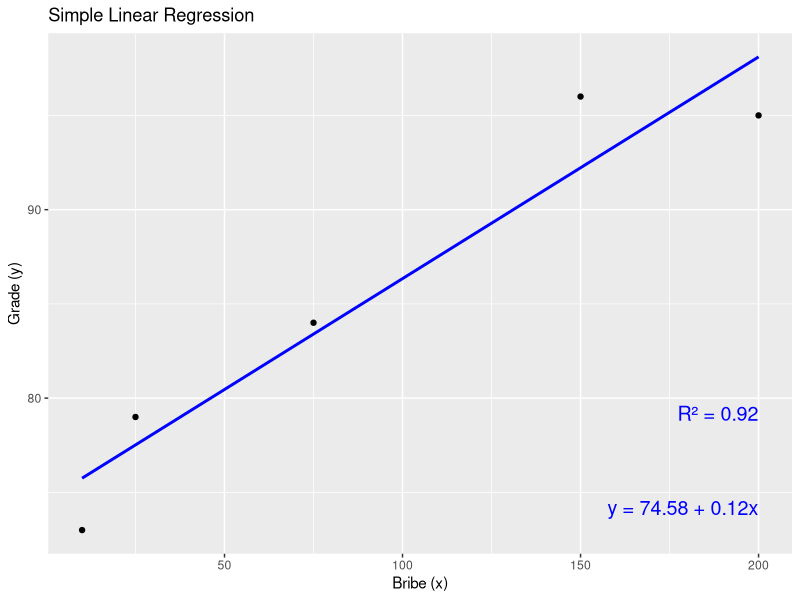

Write the R code that produced this figure.
## ---- chunk 1
library(ggplot2)

# Define the bribe and grade data as vectors
bribe <- c(10, 25, 75, 150, 200)
grade <- c(73, 79, 84, 96, 95)
## ---- chunk 2

# Perform linear regression
linear_model <- lm(grade ~ bribe)

# Summary of the linear model
summary_model <- summary(linear_model)

# Extract the intercept and slope
intercept <- coef(linear_model)[1]
slope <- coef(linear_model)[2]

# Extract the R-squared value
r_squared <- summary_model$r.squared

# Create the regression formula text
regression_formula <- paste0("y = ", round(intercept, 2), " + ", round(slope, 2), "x")

# Create the R-squared text
r_squared_text <- paste0("R² = ", round(r_squared, 2))

print(r_squared_text)
## ---- chunk 3
# Create the plot
plot <- ggplot(data.frame(bribe, grade), aes(x = bribe, y = grade)) +
  geom_point() +
  geom_smooth(method = "lm", se = FALSE, col = "blue") +
  ggtitle("Simple Linear Regression") +
  xlab("Bribe (x)") +
  ylab("Grade (y)") +
  annotate("text", x = max(bribe), y = min(grade), label = regression_formula, hjust = 1, vjust = -1, size = 5, color = "blue") +
  annotate("text", x = max(bribe), y = min(grade) + 5, label = r_squared_text, hjust = 1, vjust = -1, size = 5, color = "blue")

plot



